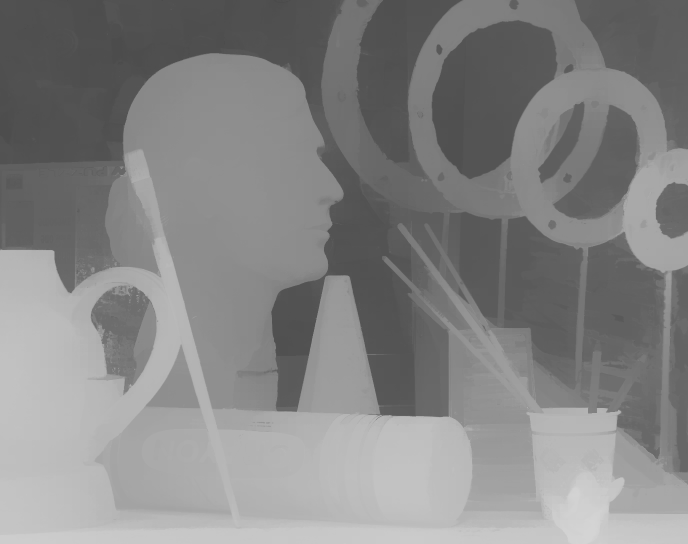
//> input picture tests/build/16_8_8.png, 1376 x 1088 px (shown at 1/2 size); the run also reads 1 picture not shown here
$ ./disparity ../build/16_8_8.png ../build/8_4_4.png -GT=../build/8_4_4.png   (built with g++ and OpenCV 4)
//> lines starting //> are read from the running program, lines starting //| are printed output that depends on the picture
#include "opencv2/calib3d.hpp"
#include "opencv2/imgproc.hpp"
#include "opencv2/imgcodecs.hpp"
#include "opencv2/highgui.hpp"
#include "opencv2/core/utility.hpp"
#include "opencv2/ximgproc/disparity_filter.hpp"
#include <iostream>
#include <string>
#include <chrono>

using namespace cv;
using namespace cv::ximgproc;
using namespace std;

Rect computeROI(Size2i src_sz, Ptr<StereoMatcher> matcher_instance);

const String keys =
    "{help h usage ? |                  | print this message                                                }"
    "{@left          |../data/aloeL.jpg | left view of the stereopair                                       }"
    "{@right         |../data/aloeR.jpg | right view of the stereopair                                      }"
    "{GT             |../data/aloeGT.png| optional ground-truth disparity (MPI-Sintel or Middlebury format) }"
    "{dst_path       |None              | optional path to save the resulting filtered disparity map        }"
    "{dst_raw_path   |None              | optional path to save raw disparity map before filtering          }"
    "{algorithm      |bm                | stereo matching method (bm or sgbm)                               }"
    "{filter         |wls_conf          | used post-filtering (wls_conf or wls_no_conf)                     }"
    "{no-display     |                  | don't display results                                             }"
    "{no-downscale   |                  | force stereo matching on full-sized views to improve quality      }"
    "{dst_conf_path  |None              | optional path to save the confidence map used in filtering        }"
    "{vis_mult       |1.0               | coefficient used to scale disparity map visualizations            }"
    "{max_disparity  |160               | parameter of stereo matching                                      }"
    "{window_size    |-1                | parameter of stereo matching                                      }"
    "{wls_lambda     |8000.0            | parameter of post-filtering                                       }"
    "{wls_sigma      |1.5               | parameter of post-filtering                                       }"
    ;

int main(int argc, char** argv)
{

    clock_t now;

	  std::chrono::steady_clock::time_point start_test = std::chrono::steady_clock::now();

    CommandLineParser parser(argc,argv,keys);
    parser.about("Disparity Filtering Demo");
    if (parser.has("help"))
    {
        parser.printMessage();
        return 0;
    }

    String left_im = parser.get<String>(0);
    String right_im = parser.get<String>(1);
    String GT_path = parser.get<String>("GT");

    String dst_path = parser.get<String>("dst_path");
    String dst_raw_path = parser.get<String>("dst_raw_path");
    String dst_conf_path = parser.get<String>("dst_conf_path");
    String algo = parser.get<String>("algorithm");
    String filter = parser.get<String>("filter");
    bool no_display = parser.has("no-display");
    bool no_downscale = parser.has("no-downscale");
    int max_disp = parser.get<int>("max_disparity");
    double lambda = parser.get<double>("wls_lambda");
    double sigma  = parser.get<double>("wls_sigma");
    double vis_mult = parser.get<double>("vis_mult");

    int wsize;
    if(parser.get<int>("window_size")>=0) //user provided window_size value
        wsize = parser.get<int>("window_size");
    else
    {
        if(algo=="sgbm")
            wsize = 3; //default window size for SGBM
        else if(!no_downscale && algo=="bm" && filter=="wls_conf")
            wsize = 7; //default window size for BM on downscaled views (downscaling is performed only for wls_conf)
        else
            wsize = 15; //default window size for BM on full-sized views
    }

    if (!parser.check())
    {
        parser.printErrors();
        return -1;
    }

    //! [load_views]

  	Mat pair_image;
  	Mat left;
  	Mat right;
  	pair_image = cv::imread(left_im, IMREAD_COLOR);
//> pair_image is the input picture: 1088 rows x 1376 cols, CV_8UC3; min 65, max 212, mean 132.8

  	if (pair_image.cols > 0)
  	{
  		left = pair_image(cv::Rect(0, 0, pair_image.cols >> 1, pair_image.rows)).clone();
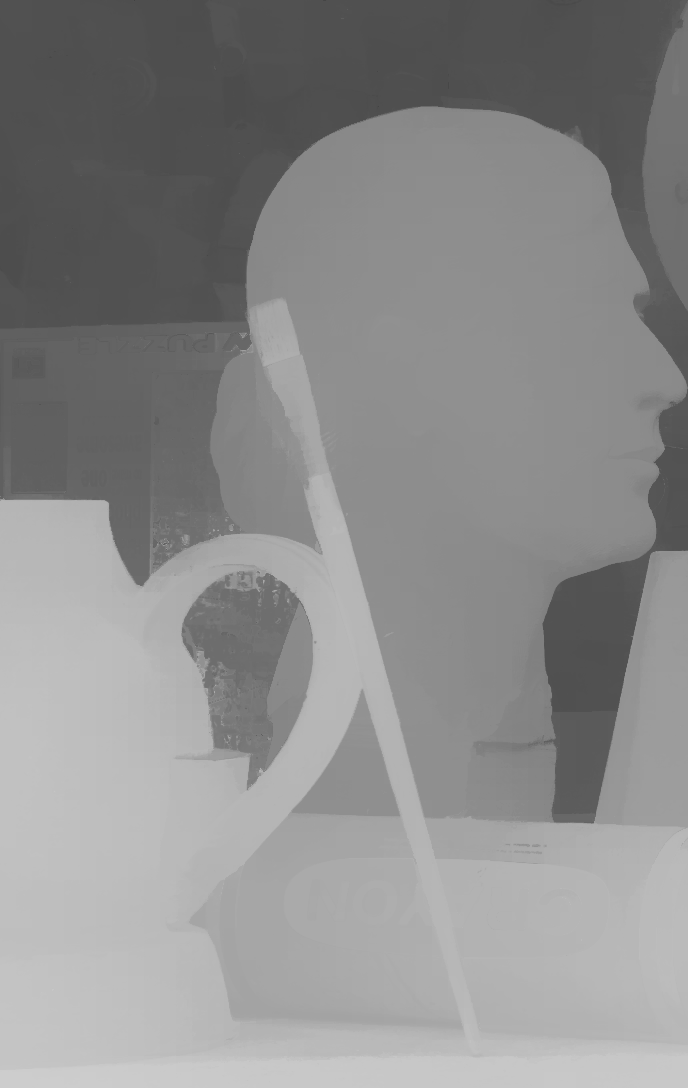
//> left: 1088 rows x 688 cols, CV_8UC3; min 65, max 205, mean 139.7
  		right = pair_image(cv::Rect(pair_image.cols >> 1, 0, pair_image.cols >> 1, pair_image.rows)).clone();
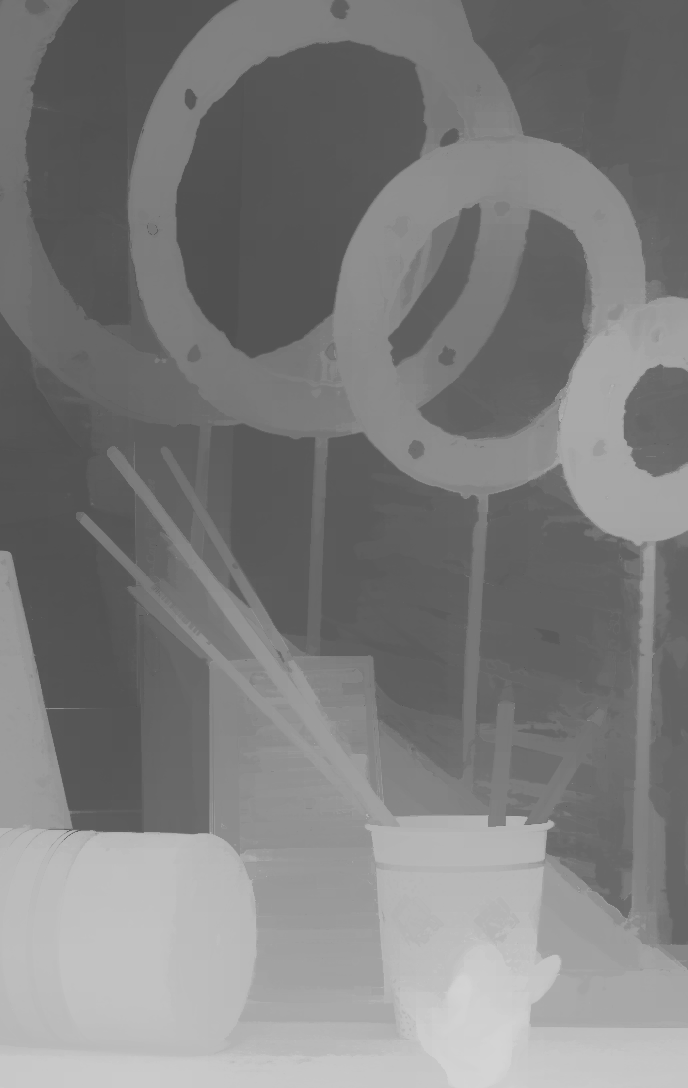
//> right: 1088 rows x 688 cols, CV_8UC3; min 78, max 212, mean 125.8
      imwrite("left_im.jpg", left);
      imwrite("right_im.jpg", right);
  	}
  	else
  	{
  		std::cout << "failed to load " << left_im << std::endl;
  		return -1;
  	}

    // [14 lines of commented-out code are left out]

    bool noGT;
    Mat GT_disp;
    if (GT_path=="../data/aloeGT.png" && left_im!="../data/aloeL.jpg")
        noGT=true;
    else
    {
        noGT=false;
        if(readGT(GT_path,GT_disp)!=0)
        {
            cout<<"Cannot read ground truth image file: "<<GT_path<<endl;
            return -1;
        }
    }


    // cv::setNumThreads(cv::getNumberOfCPUs());
    cv::setNumThreads(1);

    Mat left_for_matcher, right_for_matcher;
    Mat left_disp,right_disp;
    Mat filtered_disp;
    Mat conf_map = Mat(left.rows,left.cols,CV_8U);
    conf_map = Scalar(255);
    Rect ROI;
    Ptr<DisparityWLSFilter> wls_filter;
    double matching_time, filtering_time;
    if(max_disp<=0 || max_disp%16!=0)
    {
        cout<<"Incorrect max_disparity value: it should be positive and divisible by 16";
        return -1;
    }

    if(wsize<=0 || wsize%2!=1)
    {
        cout<<"Incorrect window_size value: it should be positive and odd";
        return -1;
    }

    if(filter=="wls_conf") // filtering with confidence (significantly better quality than wls_no_conf)
    {
        if(!no_downscale)
        {
            // downscale the views to speed-up the matching stage, as we will need to compute both left
            // and right disparity maps for confidence map computation
            //! [downscale]
            max_disp/=2;
            if(max_disp%16!=0)
                max_disp += 16-(max_disp%16);
            resize(left ,left_for_matcher ,Size(),0.5,0.5);
            resize(right,right_for_matcher,Size(),0.5,0.5);
            //! [downscale]
        }
        else
        {
            left_for_matcher  = left.clone();
            right_for_matcher = right.clone();
        }

	      std::chrono::steady_clock::time_point start_match_and_filter = std::chrono::steady_clock::now();
	      std::cout << "before matching: " << std::chrono::duration_cast<std::chrono::milliseconds>(start_match_and_filter - start_test).count() << "ms" << std::endl;
        if(algo=="bm")
        {
            //! [matching]
            Ptr<StereoBM> left_matcher = StereoBM::create(max_disp,wsize);
            wls_filter = createDisparityWLSFilter(left_matcher);
            Ptr<StereoMatcher> right_matcher = createRightMatcher(left_matcher);

            cvtColor(left_for_matcher,  left_for_matcher,  COLOR_BGR2GRAY);
//> left_for_matcher: 544 rows x 344 cols, CV_8UC1
            cvtColor(right_for_matcher, right_for_matcher, COLOR_BGR2GRAY);
//> right_for_matcher: 544 rows x 344 cols, CV_8UC1

            matching_time = (double)getTickCount();
	          std::chrono::steady_clock::time_point start_match = std::chrono::steady_clock::now();
            left_matcher-> compute(left_for_matcher, right_for_matcher,left_disp);
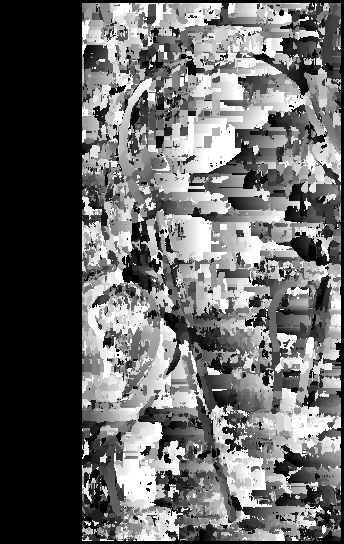
//> left_disp: 544 rows x 344 cols, CV_16SC1; min -16, max 1264, mean 509.5; drawn with min black and max white
            right_matcher->compute(right_for_matcher,left_for_matcher, right_disp);
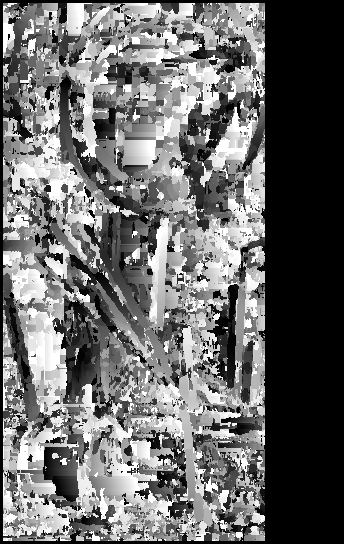
//> right_disp: 544 rows x 344 cols, CV_16SC1; min -1280, max 0, mean -744.3; drawn with min black and max white
	          std::chrono::steady_clock::time_point end_match = std::chrono::steady_clock::now();
            matching_time = ((double)getTickCount() - matching_time)/getTickFrequency();
	          std::cout << "test matching(bm): " << std::chrono::duration_cast<std::chrono::milliseconds>(end_match - start_match).count() << "ms" << std::endl;
            //! [matching]
        }
        else if(algo=="sgbm")
        {
            Ptr<StereoSGBM> left_matcher  = StereoSGBM::create(0,max_disp,wsize);
            left_matcher->setP1(24*wsize*wsize);
            left_matcher->setP2(96*wsize*wsize);
            left_matcher->setPreFilterCap(63);
            left_matcher->setMode(StereoSGBM::MODE_SGBM_3WAY);
            wls_filter = createDisparityWLSFilter(left_matcher);
            Ptr<StereoMatcher> right_matcher = createRightMatcher(left_matcher);

            matching_time = (double)getTickCount();
	          std::chrono::steady_clock::time_point start_match = std::chrono::steady_clock::now();
            left_matcher-> compute(left_for_matcher, right_for_matcher,left_disp);
            right_matcher->compute(right_for_matcher,left_for_matcher, right_disp);
	          std::chrono::steady_clock::time_point end_match = std::chrono::steady_clock::now();
            matching_time = ((double)getTickCount() - matching_time)/getTickFrequency();
	          std::cout << "test matching(sgbm): " << std::chrono::duration_cast<std::chrono::milliseconds>(end_match - start_match).count() << "ms" << std::endl;
        }
        else
        {
            cout<<"Unsupported algorithm";
            return -1;
        }

        //! [filtering]
        wls_filter->setLambda(lambda);
        wls_filter->setSigmaColor(sigma);
        filtering_time = (double)getTickCount();
	      std::chrono::steady_clock::time_point start_filter = std::chrono::steady_clock::now();
        wls_filter->filter(left_disp,left,filtered_disp,right_disp);
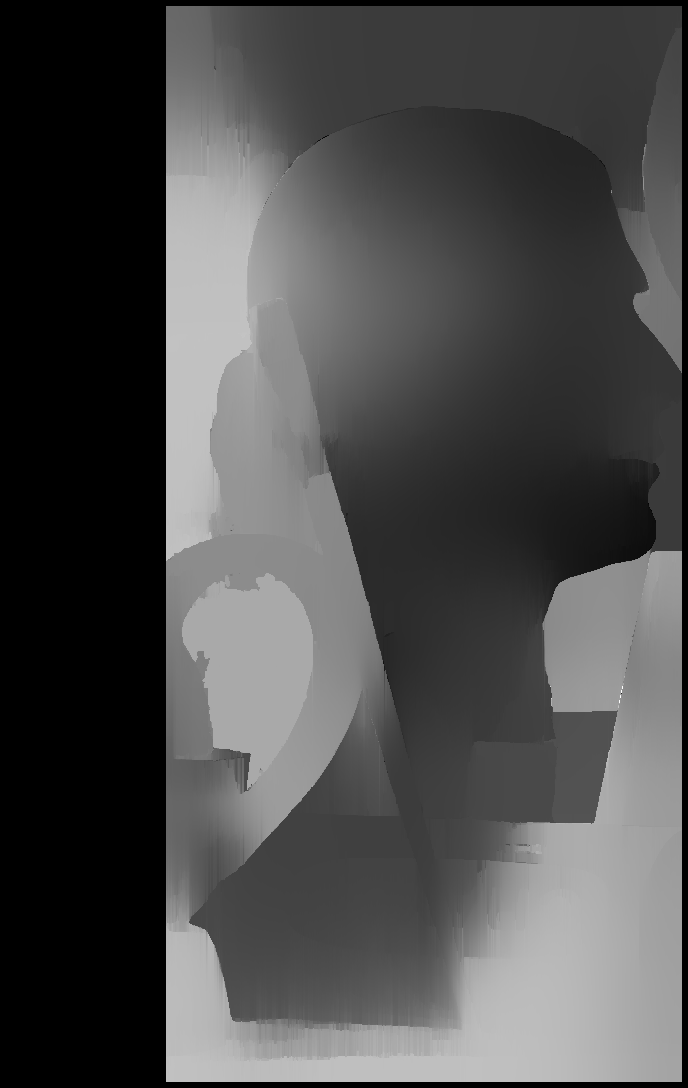
//> filtered_disp: 1088 rows x 688 cols, CV_16SC1; min -16, max 2528, mean 744.8; drawn with min black and max white
        filtering_time = ((double)getTickCount() - filtering_time)/getTickFrequency();
	      std::chrono::steady_clock::time_point end_filter = std::chrono::steady_clock::now();
	      std::cout << "test filtering: " << std::chrono::duration_cast<std::chrono::milliseconds>(end_filter - start_filter).count() << "ms" << std::endl;
        //! [filtering]
        conf_map = wls_filter->getConfidenceMap();

        // Get the ROI that was used in the last filter call:
        ROI = wls_filter->getROI();
        if(!no_downscale)
        {
            // upscale raw disparity and ROI back for a proper comparison:
            resize(left_disp,left_disp,Size(),2.0,2.0);
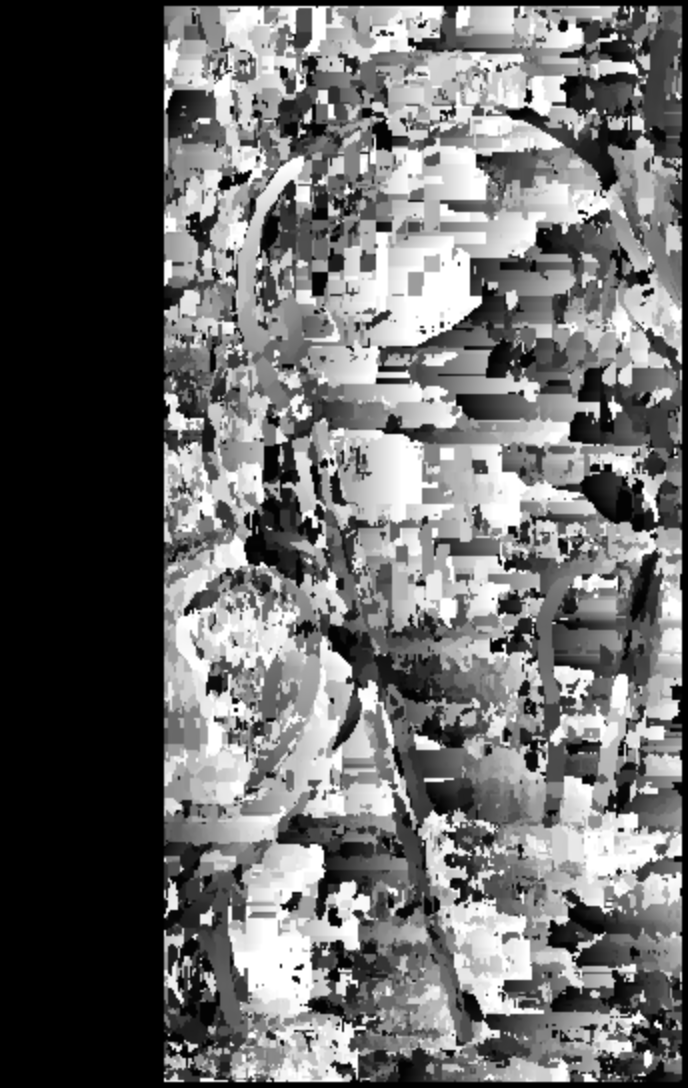
//> left_disp: 1088 rows x 688 cols, CV_16SC1; min -16, max 1264, mean 509.5; drawn with min black and max white
            left_disp = left_disp*2.0;
            ROI = Rect(ROI.x*2,ROI.y*2,ROI.width*2,ROI.height*2);
        }
    }
    else if(filter=="wls_no_conf")
    {
        /* There is no convenience function for the case of filtering with no confidence, so we
        will need to set the ROI and matcher parameters manually */

        left_for_matcher  = left.clone();
        right_for_matcher = right.clone();

        if(algo=="bm")
        {
            Ptr<StereoBM> matcher  = StereoBM::create(max_disp,wsize);
            matcher->setTextureThreshold(0);
            matcher->setUniquenessRatio(0);
            cvtColor(left_for_matcher,  left_for_matcher, COLOR_BGR2GRAY);
            cvtColor(right_for_matcher, right_for_matcher, COLOR_BGR2GRAY);
            ROI = computeROI(left_for_matcher.size(),matcher);
            wls_filter = createDisparityWLSFilterGeneric(false);
            wls_filter->setDepthDiscontinuityRadius((int)ceil(0.33*wsize));

            matching_time = (double)getTickCount();
            matcher->compute(left_for_matcher,right_for_matcher,left_disp);
            matching_time = ((double)getTickCount() - matching_time)/getTickFrequency();
        }
        else if(algo=="sgbm")
        {
            Ptr<StereoSGBM> matcher  = StereoSGBM::create(0,max_disp,wsize);
            matcher->setUniquenessRatio(0);
            matcher->setDisp12MaxDiff(1000000);
            matcher->setSpeckleWindowSize(0);
            matcher->setP1(24*wsize*wsize);
            matcher->setP2(96*wsize*wsize);
            matcher->setMode(StereoSGBM::MODE_SGBM_3WAY);
            ROI = computeROI(left_for_matcher.size(),matcher);
            wls_filter = createDisparityWLSFilterGeneric(false);
            wls_filter->setDepthDiscontinuityRadius((int)ceil(0.5*wsize));

            matching_time = (double)getTickCount();
            matcher->compute(left_for_matcher,right_for_matcher,left_disp);
            matching_time = ((double)getTickCount() - matching_time)/getTickFrequency();
        }
        else
        {
            cout<<"Unsupported algorithm";
            return -1;
        }

        wls_filter->setLambda(lambda);
        wls_filter->setSigmaColor(sigma);
        filtering_time = (double)getTickCount();
        wls_filter->filter(left_disp,left,filtered_disp,Mat(),ROI);
        filtering_time = ((double)getTickCount() - filtering_time)/getTickFrequency();
    }
    else
    {
        cout<<"Unsupported filter";
        return -1;
    }

    //collect and print all the stats:
    cout.precision(2);
    cout<<"Matching time:  "<<matching_time<<"s"<<endl;
    cout<<"Filtering time: "<<filtering_time<<"s"<<endl;
    cout<<"NumThreads: "<<cv::getNumThreads()<<endl;
    cout<<endl;

    double MSE_before,percent_bad_before,MSE_after,percent_bad_after;
    if(!noGT)
    {
//> (the run ends here: the program stops with an error, at `MSE_before = computeMSE(GT_disp,left_disp,ROI);`)
